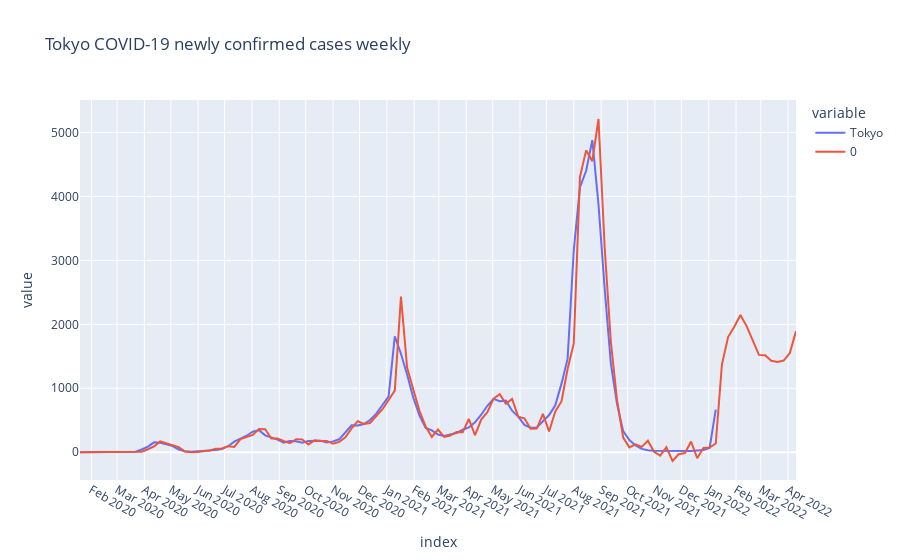

The code cell stored with this chart in its notebook:
### Code cell
ts_forecast = result_tokyo.predict(start=df_gr.index[0], end=df_gr.index[-1]+relativedelta(months=3))
temp_df = df_gr.Tokyo.to_frame()
temp_df = pd.concat([temp_df, ts_forecast])

fig = px.line(temp_df, title='Tokyo COVID-19 newly confirmed cases weekly')
fig.update_layout({
    'xaxis': {
        'dtick': 'M1'
    }
})
fig.show()

### Figure 1 — Plotly figure (JSON) as saved in the notebook; plotly's stock layout.template omitted (floating-point values rounded to 4 significant figures; data arrays with more than 128 entries replaced by an {"elided": "..."} marker saying what was removed)
{"data": [{"hovertemplate": "variable=Tokyo<br>index=%{x}<br>value=%{y}<extra></extra>", "legendgroup": "Tokyo", "line": {"color": "#636efa", "dash": "solid"}, "marker": {"symbol": "circle"}, "mode": "lines", "name": "Tokyo", "orientation": "v", "showlegend": true, "type": "scatter", "x": {"elided": "221 str values"}, "xaxis": "x", "y": {"elided": "221 float values"}, "yaxis": "y"}, {"hovertemplate": "variable=0<br>index=%{x}<br>value=%{y}<extra></extra>", "legendgroup": "0", "line": {"color": "#EF553B", "dash": "solid"}, "marker": {"symbol": "circle"}, "mode": "lines", "name": "0", "orientation": "v", "showlegend": true, "type": "scatter", "x": {"elided": "221 str values"}, "xaxis": "x", "y": {"elided": "221 float values"}, "yaxis": "y"}], "layout": {"autosize": true, "legend": {"title": {"text": "variable"}, "tracegroupgap": 0}, "title": {"text": "Tokyo COVID-19 newly confirmed cases weekly"}, "xaxis": {"anchor": "y", "autorange": true, "domain": [0, 1], "dtick": "M1", "range": ["2020-01-19", "2022-04-10"], "title": {"text": "index"}, "type": "date"}, "yaxis": {"anchor": "x", "autorange": true, "domain": [0, 1], "range": [-434.8, 5509.0], "title": {"text": "value"}, "type": "linear"}}}
